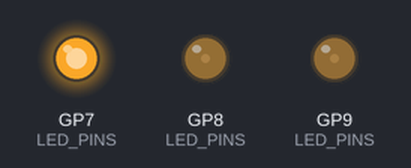
Bench run of a sketch on a simulated Raspberry Pi Pico. On the bench: output pins drawn as LEDs (lit = HIGH).

Above: at 0.05 s.
At 0.45 s:
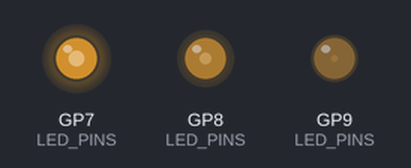
At 0.9 s:
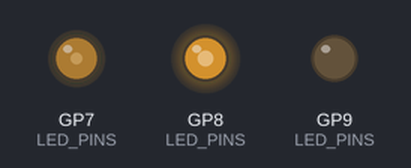
At 1.8 s:
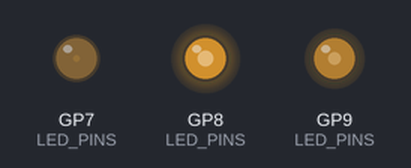
At 2.7 s:
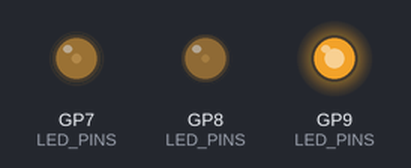
At 3.6 s:
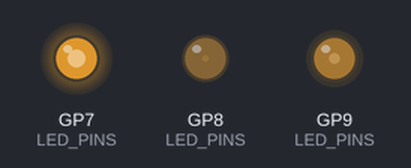
Timing chart, 0 to 8.8 s (numbered marks = the images above):
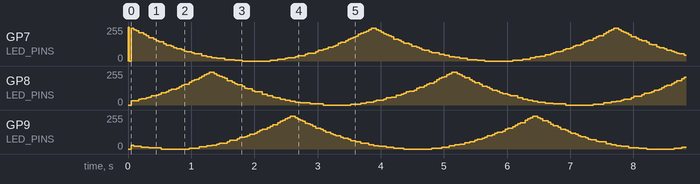

The sketch:

01_While_SoftwarePWM.ino
```cpp
#include <Arduino.h>

// GPIO numbers, not package-pin or board-header numbers.
// Active HIGH: GPIO -> resistor -> LED anode; LED cathode -> GND.
constexpr uint8_t LED_PINS[3] = {7, 8, 9}; // Blue, Red, Yellow
constexpr uint16_t OFFSETS[3] = {0, 256, 128};
constexpr uint16_t FRAME_COUNT = 384;
constexpr uint32_t FRAME_MS = 10; // One colour cycle = 3.84 s

// Triangle envelope + approximate gamma 2.0 correction.
// maximum=64 (software PWM) or 255 (PIO / hardware PWM).
uint16_t brightness(uint16_t frame, uint16_t offset, uint16_t maximum) {
  uint16_t p = (frame + offset) % FRAME_COUNT;
  uint16_t a = (p < 192) ? (192 - p) : (p - 192);
  return (uint32_t(a) * a * maximum + 18432u) / 36864u;
}

#include "hardware/gpio.h"
constexpr uint32_t LED_MASK = (1u << 7) | (1u << 8) | (1u << 9);
constexpr uint8_t PWM_STEPS = 64;
constexpr uint32_t SLOT_US = 50; // Nominal PWM: 1/(64*50us)=312.5 Hz

void setup() {
  for (uint8_t pin : LED_PINS) {
    pinMode(pin, OUTPUT);
    digitalWrite(pin, LOW);
  }
}

void loop() {
  static uint16_t frame = 0;
  static uint32_t lastFrameMs = millis();
  uint32_t now = millis();
  uint32_t steps = (uint32_t)(now - lastFrameMs) / FRAME_MS;
  if (steps != 0) {
    lastFrameMs += steps * FRAME_MS;
    frame = (frame + steps % FRAME_COUNT) % FRAME_COUNT;
  }
  uint8_t duty[3];
  for (uint8_t i = 0; i < 3; ++i)
    duty[i] = brightness(frame, OFFSETS[i], PWM_STEPS);

  uint8_t slot = 0;
  while (slot < PWM_STEPS) { // Generate one complete PWM period in software
    uint32_t beginUs = micros();
    uint32_t bits = 0;
    for (uint8_t i = 0; i < 3; ++i)
      if (slot < duty[i]) bits |= (1u << LED_PINS[i]);
    gpio_put_masked(LED_MASK, bits); // Change only GPIO7/8/9
    while ((uint32_t)(micros() - beginUs) < SLOT_US) {
      // Busy wait: CPU cannot execute other foreground work here.
      // Interrupts remain enabled, so this timing can have jitter.
    }
    ++slot;
  }
  // Arduino calls loop() again. A long task here distorts the PWM waveform.
}
```
